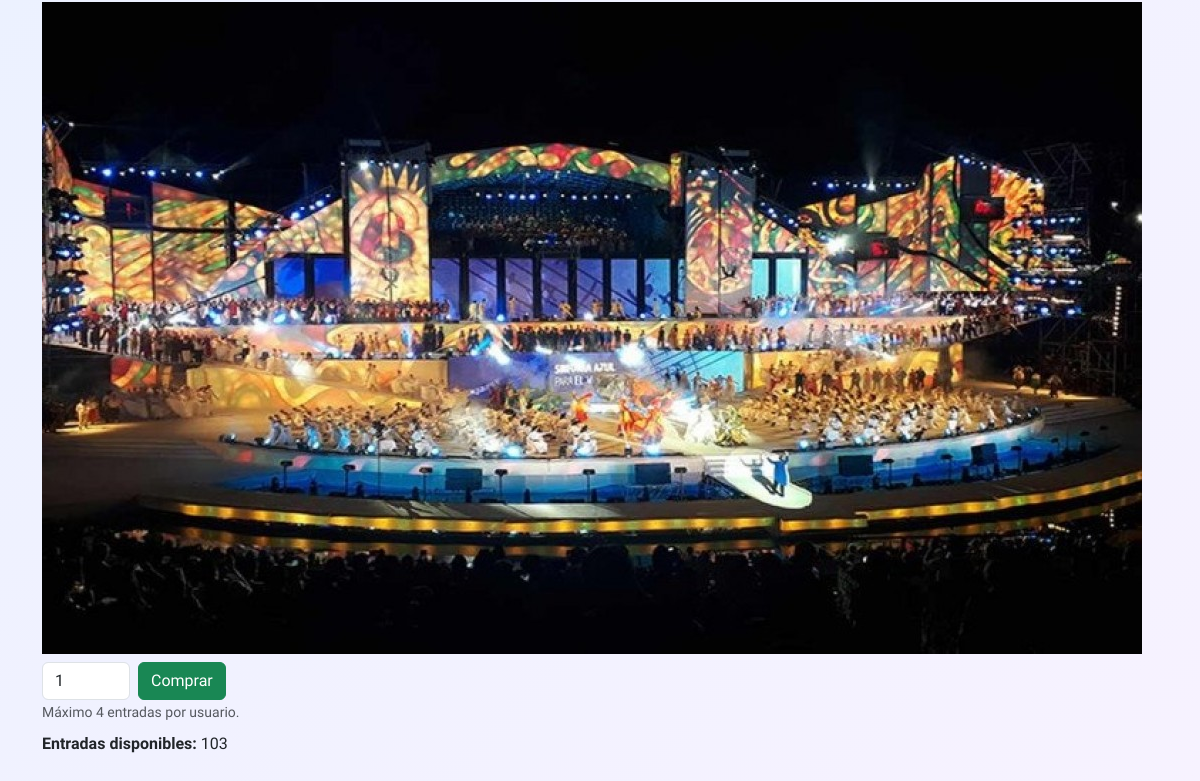
/events/11/ (lower part), run on an earlier commit of the app's database.
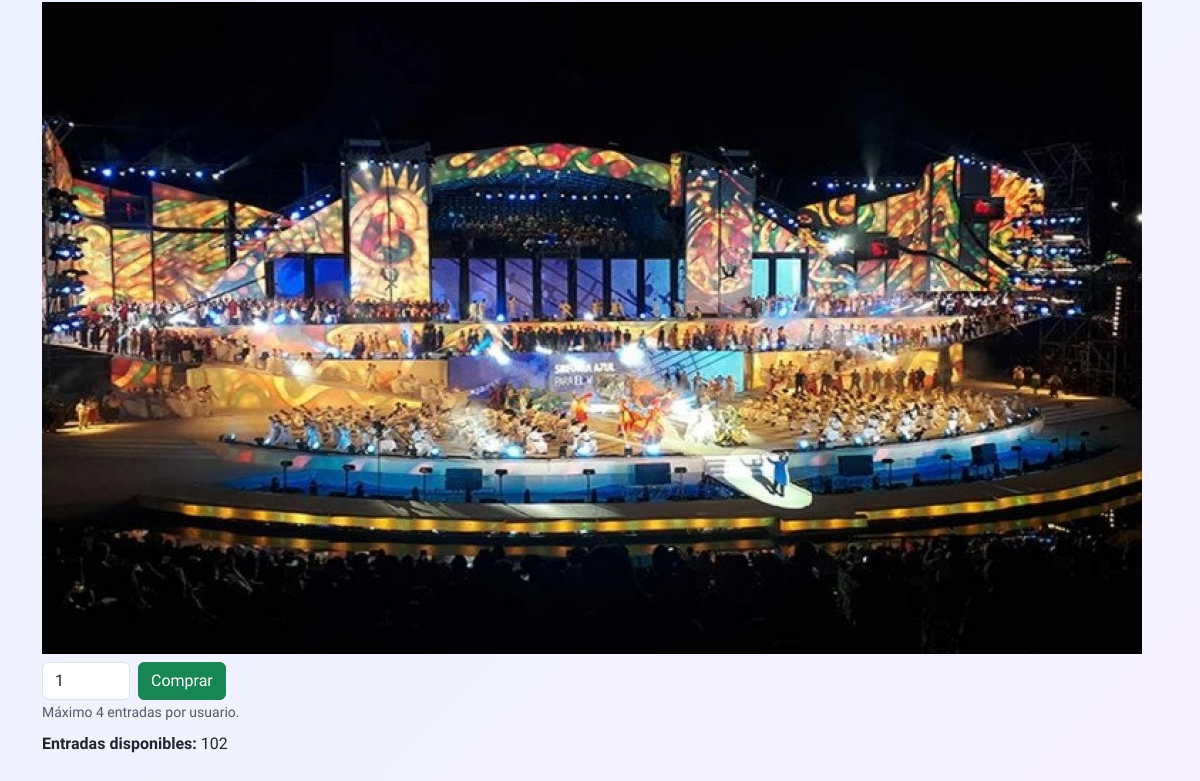
And on a later commit of the database.
### events/models.py (models this page shows, shortened)
class EventImage(models.Model):
    event = models.ForeignKey(Event, related_name='images', on_delete=models.CASCADE)
    image_url = models.ImageField(upload_to=get_image_filename)

class Event(models.Model):
    name = models.CharField(max_length=120)
    city = models.CharField(max_length=80)
    state_province = models.CharField(max_length=80) # MANEJAMOS ESTADO O PROVINCIA SEGUN EL PAIS
    country = models.CharField(max_length=80)
    date = models.DateField()
    description = models.TextField()
    flyer = models.ImageField(upload_to=get_flyer_filename)
    created_by = models.ForeignKey(CustomUserModel, related_name='created_events', on_delete=models.CASCADE)
    available_tickets = models.PositiveIntegerField()
    max_tickets_per_user = models.PositiveIntegerField(default=1)
    REQUIRED_FIELDS = ['name', 'city', 'state_province', 'country', 'date', 'description', 'flyer', 'created_by']

### events/views.py (the view)
# urls.py: path('events/<int:event_id>/', event_views.event_detail, name='event_detail'),
def event_detail(request, event_id):
    event = get_object_or_404(Event, pk=event_id)
    return render(request, 'events/event_detail.html', {'event': event})

### templates/events/event_detail.html (shortened to what this page needs)
{% extends 'events/base.html' %}
{% load static %}
{% block content %}
<div>
    {% for image in event.images.all %}
      {% if image.image_url %}
        <img src="{{ image.image_url.url }}" alt="Image of {{ event.name }}" class="img-fluid mb-2">
      {% endif %}
    {% endfor %}
  <form id="purchaseForm" method="post" action="{% url 'buy_tickets' event.id %}"
      data-max-per-user="{{ event.max_tickets_per_user }}"
      data-available-tickets="{{ event.available_tickets }}"
      {% if not user.is_authenticated %}data-redirect-login="{% url 'login' %}?next={{ request.get_full_path }}"{% endif %}>
        <div class="d-flex align-items-center gap-2">
            <input type="number" id="quantity" name="quantity" min="1" max="{{ event.max_tickets_per_user }}"
                class="form-control w-auto" value="1" required>
            <button type="submit" id="buyBtn" class="btn btn-success">Comprar</button>
        </div>
        <small class="text-muted">Máximo {{ event.max_tickets_per_user }} entradas por usuario.</small>
    </form>
    <p class="mt-2"><strong>Entradas disponibles:</strong>
        <span id="availableTickets">{{ event.available_tickets }}</span>
    </p>
</div>
{% endblock %}
{% block styles %}
<link rel="stylesheet" href="{% static 'events/css/ticket_purchase.css' %}">
{% endblock %}

### templates/events/base.html (shortened to what this page needs)
{% load static %}
{% load group_tags %}
<!DOCTYPE html>
<html lang="en">
<head>
  <link rel="stylesheet" href="https://cdn.jsdelivr.net/npm/bootstrap@5.3.3/dist/css/bootstrap.min.css">
  <link rel="stylesheet" href="{% static 'events/css/base.css' %}">
  {% block styles %}{% endblock %}
</head>
<body>
  <main class="py-4">
    <div class="container">
      {% block content %}{% endblock %}
    </div>
  </main>
</body>
</html>

### static/events/css/base.css (style rules this page uses)
body { font-family: "Nunito Sans", sans-serif; background: linear-gradient(135deg, #f4f6fa 0%, #e9f1ff 50%, #f7f2ff 100%); transition: background 0.3s ease; min-height: 100vh; }

What changed in the data, as far as the page shows it:
changed Event: available_tickets "103" → "102"
